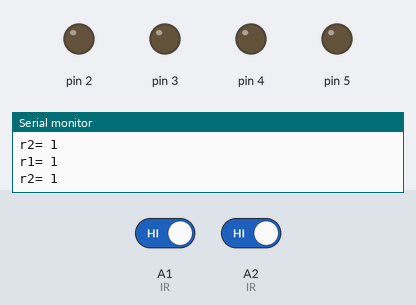
The sketch below on a simulated Arduino Uno, built with avr-gcc and run on an emulated ATmega328P. On the bench: output pins drawn as LEDs (lit = HIGH), the last lines printed to the serial monitor. The inputs (shaded band) are chosen by the test bench; at power-on: A1 (IR) HIGH, A2 (IR) HIGH.

Above: at 2.8 s.
2.9 s: A1 (IR) driven LOW
At 5.2 s:
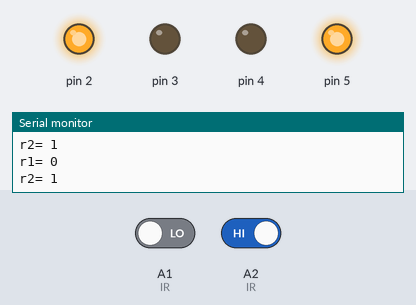
5.5 s: A1 (IR) driven HIGH
At 7.7 s:
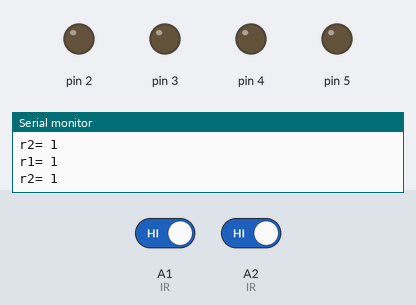
8.5 s: A2 (IR) driven LOW
At 11.2 s:
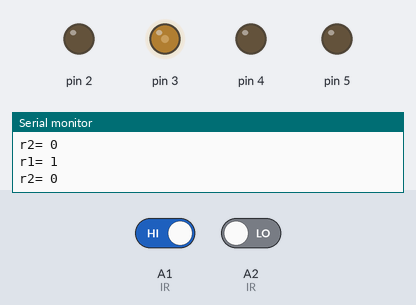
Timing chart, 0 to 12.7 s (numbered marks = the images above; inputs shaded):
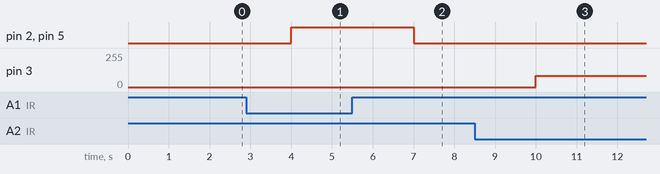

Measured:
- after the input at 2.9 s, pin 2, pin 5: LOW → HIGH after 1.1 s
- after the input at 5.5 s, pin 2, pin 5: HIGH → LOW after 1.5 s
- after the input at 8.5 s, pin 3: 0/255 → 85/255 after 1.5 s

The sketch:

line_following.ino
```cpp
int r1, r2, r3, r4;
void setup() {
  Serial.begin(9600);

  pinMode(2,OUTPUT);
  pinMode(3,OUTPUT);
  pinMode(4,OUTPUT);
  pinMode(5,OUTPUT);

  pinMode(A1,INPUT);
  pinMode(A2,INPUT);
  pinMode(A3,INPUT);
  pinMode(A4,INPUT);

   digitalWrite(A1,HIGH);
   digitalWrite(A2,HIGH);
   digitalWrite(A3,HIGH);
   digitalWrite(A4,HIGH);

}


void loop() {
  // put your main code here, to run repeatedly:
  IR();

  if(r1==1 && r2==0){
    right();
  }
  else if(r1==0 && r2==1){
    left();
  }
  else{
    forward();
  }
}


  void IR(){

    r1 = digitalRead(A1);
    r2 = digitalRead(A2);
//    r1 = digitalRead(A3);
//    r2 = digitalRead(A4);

    Serial.print("r1= ");
    Serial.println(r1);
    Serial.print("r2= ");
    Serial.println(r2);
    delay(1000);
//    Serial.print("r3= ");
//    Serial.println(r3);
//    Serial.print("r4= ");
//    Serial.println(r4);
}

void forward(){
    analogWrite(2,85);
    digitalWrite(3,LOW);
    analogWrite(4,85); // to slow down the speed in half 255/2 = 127
    digitalWrite(5,LOW);
}

void backword(){
    digitalWrite(2,LOW);
    digitalWrite(3,HIGH);
    digitalWrite(4,LOW);
    digitalWrite(5,HIGH);
}

void left(){
    digitalWrite(2,HIGH);
    digitalWrite(3,LOW);
    digitalWrite(4,LOW);
    digitalWrite(5,HIGH);
}

void right(){
    digitalWrite(2,LOW);
    analogWrite(3,85);
    analogWrite(4,85);
    digitalWrite(5,LOW);
}

void stops(){
    digitalWrite(2,LOW);
    digitalWrite(3,LOW);
    digitalWrite(4,LOW);
    digitalWrite(5,LOW);
}
```
